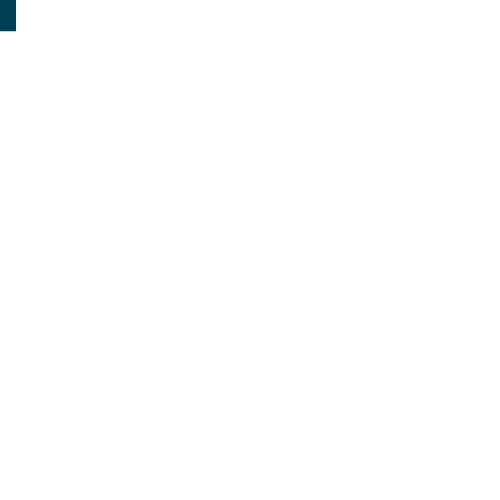
Frame 1 (no input)
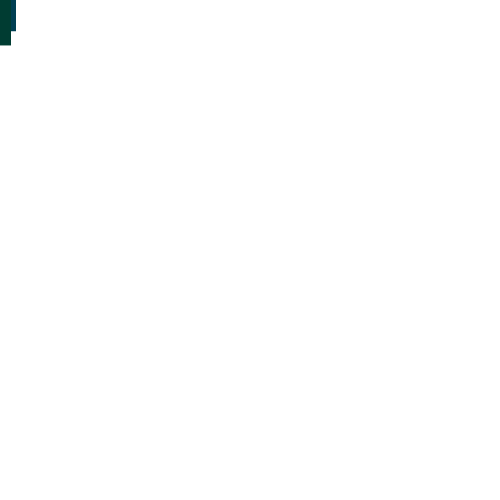
Frame 2 (the mouse pressed at the canvas centre, redrawn once)

The p5.js sketch that drew these frames (run headless with seeded random() and noise() and a simulated clock; the mouse was pressed at the canvas centre and the sketch redrawn once):

// p5.js sketch
// ── sketch.js
'use strict';

// Declare new variable for colour count
var colorCount = 20;

// Add random values to the colour arrays
var hueValues = [];
var saturationValues = [];
var brightnessValues = [];


// Setting up the canvas
function setup() {
    createCanvas(500, 500);
    colorMode(HSB, 360, 100, 100, 100);
    noStroke();
}

function draw() {
    // Only loops once
    noLoop();

    // Create the colour palette using the arrays with random values
    for (var i = 0; i < colorCount; i++) {
        if (i % 2 == 0) {
            hueValues[i] = random(130, 220);
            saturationValues[i] = 100;
            brightnessValues[i] = random(15, 100);
        } else {
            hueValues[i] = 195;
            saturationValues[i] = random(20, 100);
            brightnessValues[i] = 100;
        }
    }

    // Add a tile counter
    var counter = 0;

    // Add a random row count and a row height
    var rowCount = int(random(5, 30));
    var rowHeight = height / rowCount;
    
    // Declare a variable that will create an index for the arrays
    var index = counter % colorCount;
    // Add the index to each array to create a HSB colour
    var col = color(hueValues[index], saturationValues[index], brightnessValues[index]);
    fill(col);
    rect(0, 0, rowCount, rowHeight);
    counter++;

}
